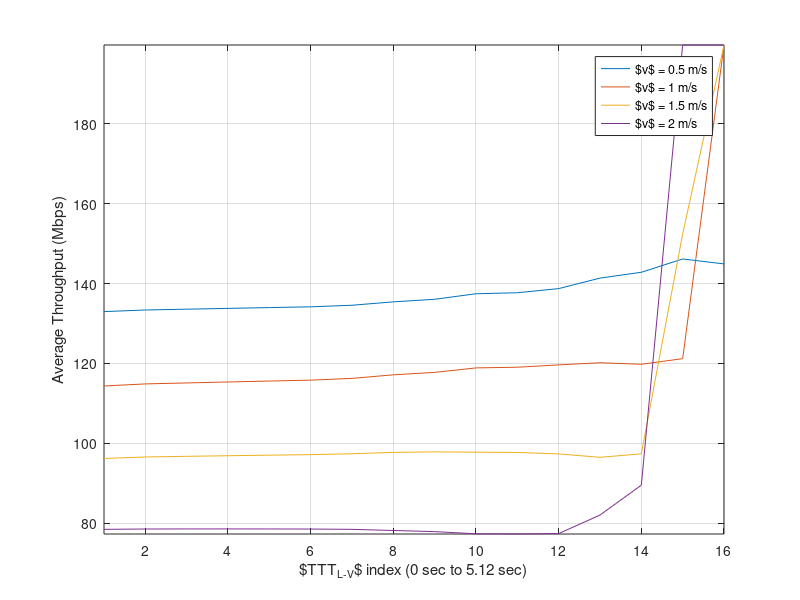

The MATLAB script that drew this image:
clear all;close all;clc;

% TTT_LV = [0.0 0.04 0.064 0.08 0.1 0.128 0.16 0.256 0.32 0.48 0.512 0.64 1.024 1.28 2.56 5.12];
% TTT_VL = TTT_LV;
Tex = 0.8;

%% User and VLC APs location
% VLC APs location
VLC1_loc = [0 0 2.4];

UE_speed_count = 1;
% UE moving speed is 1 m/s
for UE_speed = [0.5 1 1.5 2]
% SINR report interval 10 ms
SINR_report_interval = 0.01;
% Candidate UE positions
UE_loc = [];
UE_loc(:,1) = -2.3:UE_speed*SINR_report_interval:2.3;
UE_loc(:,2) = repmat(0,length(UE_loc),1);
UE_loc(:,3) = repmat(1,length(UE_loc),1);

%% VLC AP parameters
% semi-angle at half power
theta = 60;
% Lambertian order of emission
ml = -log10(2)/log10(cosd(theta));
% transmitted optical power by a VLC AP
P_VLC_AP = 1;
% detector physical area of a PD
Adet = 1e-4;
% gain of an optical filter; ignore if no filter is used
Ts = 1;
% refractive index of  a lens at a PD; ignore if no lens is used
index = 1.5;
% FOV of a receiver
FOV = 90;
% gain of an optical concentrator; ignore if no lens is used
G_Con = (index^2)/(sind(FOV).^2);
% O/E conversion efficiency
OE_eff = 0.53;

%% LTE and VLC bandwidth & LTE SINR
% LTE and VLC bandwidth are both 20 MHz
W_L = 30e6;
W_V = 20e6;
% LTE SINR is 20 dB
LTE_SINR = 20;

%% Calculate the RSS
% Noise in unit A^2
Noise = 4.7e-14;

% Distance between VLC AP and UE
VLC1_D = sqrt((VLC1_loc(1)-UE_loc(:,1)).^2+(VLC1_loc(2)-UE_loc(:,2)).^2+(VLC1_loc(3)-UE_loc(:,3)).^2);

VLC1_cosphi = (VLC1_loc(3)-UE_loc(:,3))./VLC1_D;
% Channel gains of VLC APs
VLC1_H = (ml+1)*Adet.*VLC1_cosphi.^(ml)./(2*pi.*VLC1_D.^2).*VLC1_cosphi;
% RSS values
VLC1_RSS = P_VLC_AP.*VLC1_H;
% Signal-to-noise ratio values
VLC1_SNR = 10.*log10((VLC1_RSS.*OE_eff).^2./Noise);


k = 1;
for TTT_LV = [0.0 0.04 0.06 0.08 0.1 0.12 0.16 0.25 0.32 0.48 0.51 0.64 1.02 1.28 2.56 5.12]
    TTT_VL =0;
% conn = 0 for LTE and conn = 1 for VLC
conn = 0;
i = 1;
count_LV = TTT_LV/0.01;
count_VL = TTT_VL/0.01;
T = zeros(length(VLC1_SNR),1);
while i <= length(VLC1_SNR)
    if conn == 0 && VLC1_SNR(i) < 10
        T(i) = W_L*log2(1+10^(LTE_SINR/10));
        count_LV = TTT_LV/0.01;
        i = i + 1;
    elseif conn == 0 && VLC1_SNR(i) >= 10 && count_LV > 0
        T(i) = W_L*log2(1+10^(LTE_SINR/10));
        count_LV = count_LV - 1;
        i = i + 1;
    elseif conn == 0 && VLC1_SNR(i) >= 10 && count_LV == 0
        T(i:i+Tex/0.01) = 0;
        count_LV = TTT_LV/0.01;
        conn = 1;
        i = i + Tex/0.01;     
    elseif conn == 1 && VLC1_SNR(i) >= 10
        T(i) = W_V*log2(1+10^(VLC1_SNR(i)/10));
        count_VL = TTT_VL/0.01;
        i = i + 1;
    elseif conn == 1 && VLC1_SNR(i) < 10 && count_VL > 0
        T(i) = W_V*log2(1+10^(VLC1_SNR(i)/10)); 
        count_VL = count_VL - 1;
        i = i + 1;
    elseif conn == 1 && VLC1_SNR(i) < 10 && count_VL == 0
        T(i:i+Tex/0.01) = 0; 
        count_VL = TTT_VL/0.01;
        conn = 0;
        i = i + Tex/0.01;
    else disp('ERROR');
    end
end
Throughput(UE_speed_count,k)=mean(T);
k = k + 1;
end
UE_speed_count = UE_speed_count + 1;
end
figure
hold on
plot(1:16,Throughput(1,:)./1e6);
plot(1:16,Throughput(2,:)./1e6);
plot(1:16,Throughput(3,:)./1e6);
plot(1:16,Throughput(4,:)./1e6);
legend('$v$ = 0.5 m/s','$v$ = 1 m/s','$v$ = 1.5 m/s','$v$ = 2 m/s');
xlabel('$TTT_{L-V}$ index (0 sec to 5.12 sec)');
ylabel('Average Throughput (Mbps)');
axis([1 16 -inf inf]);
hold off
grid on
box on

%figure
%plot(1:length(VLC1_SNR),VLC1_SNR)

Throughput_track_VLC = W_V.*log2(1+10.^(VLC1_SNR./10));
Throughput_track_LTE = repmat(W_L.*log2(1+10.^(LTE_SINR./10)),length(VLC1_SNR),1);
% figure
% hold on
% plot(1:length(VLC1_SNR),Throughput_track_VLC);
% plot(1:length(VLC1_SNR),Throughput_track_LTE);
% hold off
